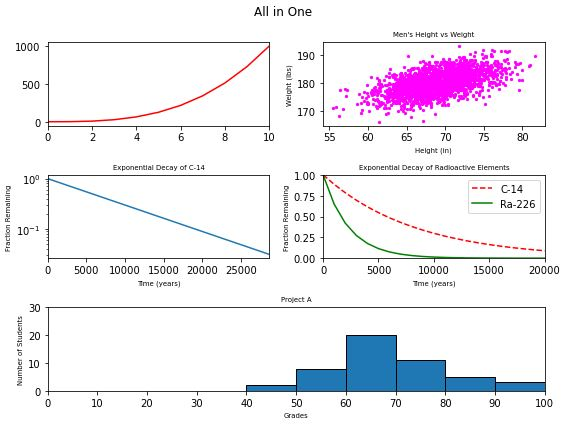

Python code for this plot:
#!/usr/bin/env python3
import numpy as np
import matplotlib.pyplot as plt

y0 = np.arange(0, 11) ** 3

mean = [69, 0]
cov = [[15, 8], [8, 15]]
np.random.seed(5)
x1, y1 = np.random.multivariate_normal(mean, cov, 2000).T
y1 += 180

x2 = np.arange(0, 28651, 5730)
r2 = np.log(0.5)
t2 = 5730
y2 = np.exp((r2 / t2) * x2)

x3 = np.arange(0, 21000, 1000)
r3 = np.log(0.5)
t31 = 5730
t32 = 1600
y31 = np.exp((r3 / t31) * x3)
y32 = np.exp((r3 / t32) * x3)

np.random.seed(5)
student_grades = np.random.normal(68, 15, 50)

fig = plt.figure(figsize=(8, 6))
fig.suptitle("All in One")

plt.subplot(321)
plt.xlim(0, 10)
plt.plot(y0, 'r')

plt.subplot(322)
plt.scatter(x1, y1, s=5, c='MAGENTA')
plt.xlabel('Height (in)', size="x-small")
plt.ylabel('Weight (lbs)', size="x-small")
plt.title("Men's Height vs Weight", size="x-small")

plt.subplot(323)
plt.plot(x2, y2)
plt.xlabel("Time (years)", size="x-small")
plt.ylabel("Fraction Remaining", size="x-small")
plt.title("Exponential Decay of C-14", size="x-small")
plt.yscale("log")
plt.xlim(0, 28650)

plt.subplot(324)
plt.plot(x3, y31, '--r', x3, y32, 'g')
plt.xlabel("Time (years)", size="x-small")
plt.ylabel("Fraction Remaining", size="x-small")
plt.title("Exponential Decay of Radioactive Elements", size="x-small")
plt.xlim(0, 20000)
plt.ylim(0, 1)
plt.legend(['C-14', 'Ra-226'])

plt.subplot(313)
intervalo = range(0, 109, 10)
plt.hist(student_grades, bins=intervalo, edgecolor='black')
plt.xlabel('Grades', size="x-small")
plt.ylabel('Number of Students', size="x-small")
plt.title('Project A', size="x-small")
plt.xlim(0, 100)
plt.ylim(0, 30)
plt.xticks(intervalo)

# Adjust the padding between and around subplots.
plt.tight_layout()
